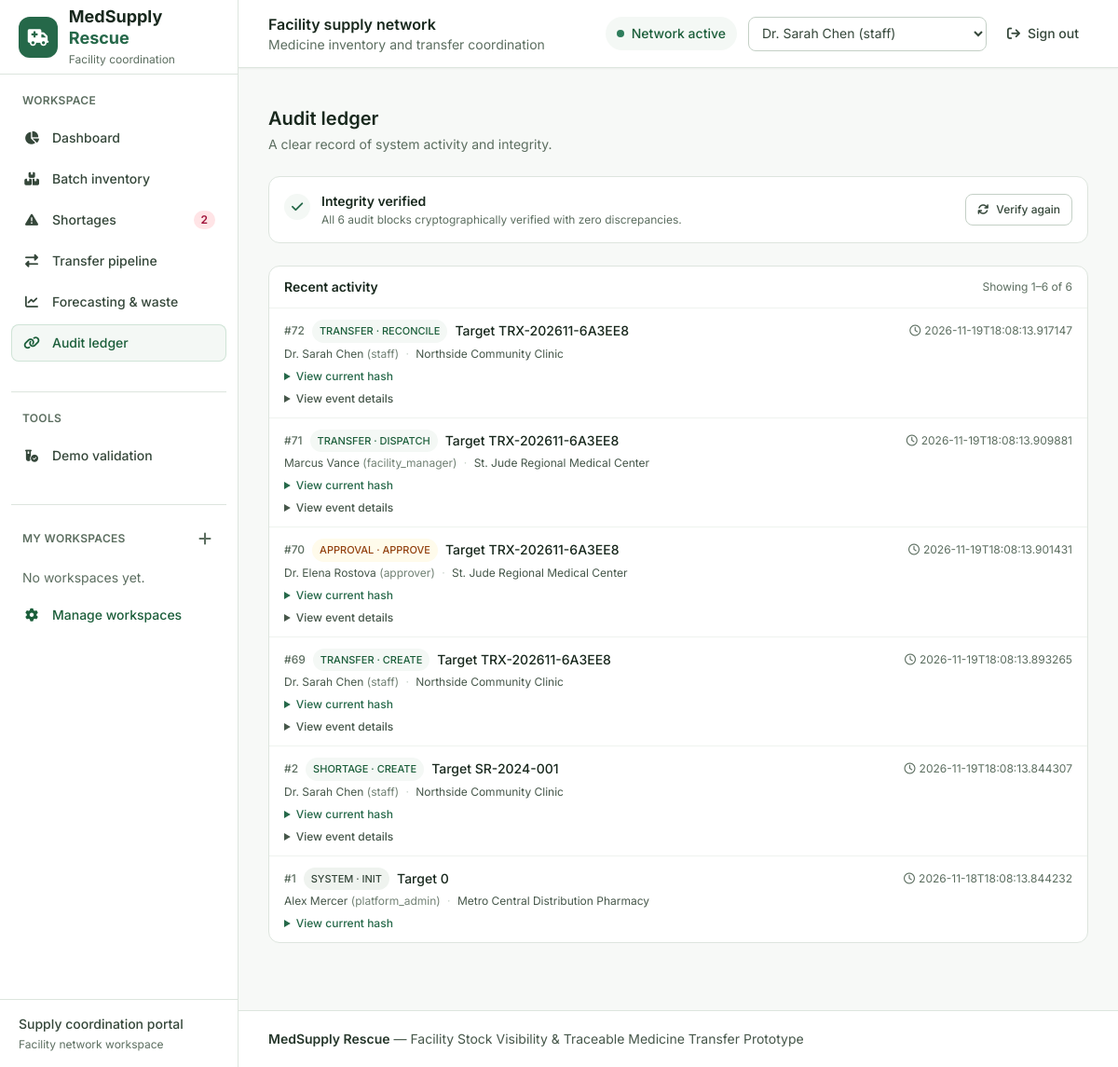
The page /audit on the database as committed earlier.
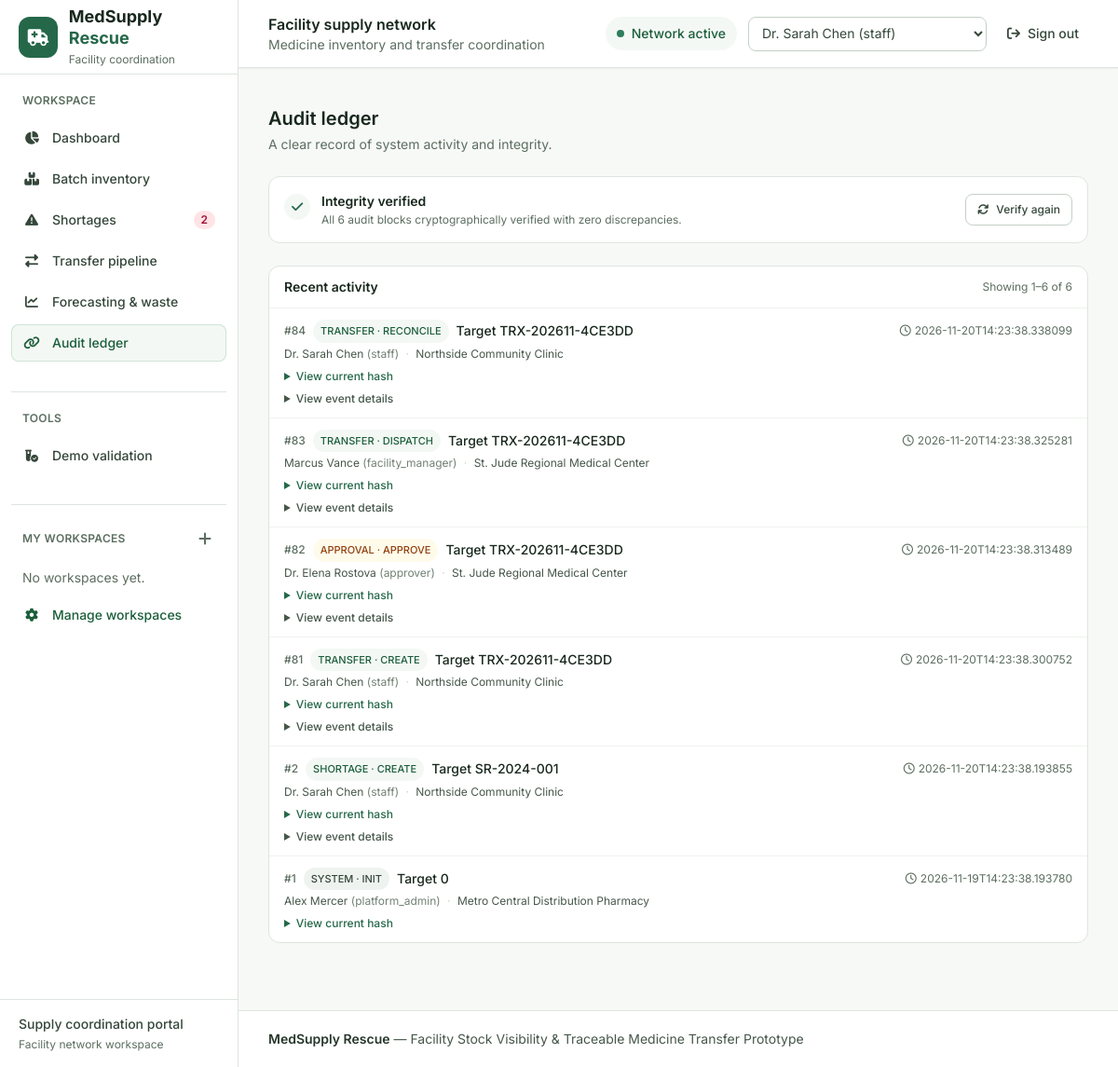
The same page on the database as committed later.
### tables this page shows
CREATE TABLE audit_events (
    id INTEGER PRIMARY KEY AUTOINCREMENT,
    event_uuid TEXT UNIQUE NOT NULL,
    timestamp DATETIME DEFAULT CURRENT_TIMESTAMP,
    facility_id INTEGER REFERENCES facilities(id),
    user_id INTEGER REFERENCES users(id),
    user_name TEXT NOT NULL,
    user_role TEXT NOT NULL,
    entity_type TEXT NOT NULL, -- 'BATCH', 'TRANSFER', 'SHORTAGE', 'STOCK', 'APPROVAL', 'SYSTEM'
    entity_id TEXT NOT NULL,
    action TEXT NOT NULL, -- 'CREATE', 'UPDATE', 'APPROVE', 'DISPATCH', 'RECEIVE', 'RECONCILE', 'ADJUST'
    payload_json TEXT NOT NULL,
    previous_hash TEXT NOT NULL,
    current_hash TEXT NOT NULL
);

CREATE TABLE facilities (
    id INTEGER PRIMARY KEY AUTOINCREMENT,
    name TEXT NOT NULL,
    facility_type TEXT NOT NULL, -- 'Hospital', 'Community Clinic', 'Urgent Care', 'Regional Pharmacy', 'Dispensary'
    license_number TEXT NOT NULL UNIQUE,
    address TEXT NOT NULL,
    city TEXT NOT NULL,
    region TEXT NOT NULL,
    contact_email TEXT NOT NULL,
    contact_phone TEXT NOT NULL,
    has_cold_chain INTEGER DEFAULT 1, -- 1 = Yes, 0 = No
    latitude REAL,
    longitude REAL,
    created_at DATETIME DEFAULT CURRENT_TIMESTAMP
);

### app.py (the view)
@app.route('/audit')
def audit():
    verification = verify_ledger_integrity(g.db)
    total = g.db.execute("SELECT count(*) AS total FROM audit_events").fetchone()['total']
    pagination = build_pagination(total, 'audit')
    events = [dict(r) for r in g.db.execute(
        """SELECT a.id, a.timestamp, a.user_name, a.user_role, a.entity_type,
                  a.entity_id, a.action, a.payload_json, f.name as facility_name
           FROM audit_events a
           LEFT JOIN facilities f ON a.facility_id = f.id
           ORDER BY a.id DESC LIMIT ? OFFSET ?""",
        (PAGE_SIZE, pagination['offset'])
    ).fetchall()]
    for e in events:
        e['payload_summary'] = summarize_audit_payload(e, json.loads(e['payload_json']))
    return render_template('audit.html', events=events, verification=verification, pagination=pagination)

### app.py (called while the page is built)
def summarize_audit_payload(event, payload):
    fields = AUDIT_SUMMARY_FIELDS.get((event['entity_type'], event['action']), ())
    summary = []
    for label, key in fields:
        value = payload.get(key)
        if value is None or value == '':
            continue
        if key == 'discrepancy_reason' and not payload.get('has_discrepancy'):
            continue
        if key == 'has_discrepancy':
            value = 'Yes' if value else 'No'
        elif key in ('dispatch_temperature', 'arrival_temperature'):
            value = f'{value} °C'
        summary.append({'label': label, 'value': value})
    return summary

### database/db.py (called while the page is built)
def get_db_connection():
    conn = sqlite3.connect(DB_PATH)
    conn.row_factory = sqlite3.Row
    conn.execute("PRAGMA foreign_keys = ON")
    return conn

def hash_audit_block(prev_hash, timestamp, entity_type, entity_id, action, payload_json):
    content = f"{prev_hash}|{timestamp}|{entity_type}|{entity_id}|{action}|{payload_json}"
    return hashlib.sha256(content.encode('utf-8')).hexdigest()

### templates/audit.html (shortened to what the changed rows need)
{% extends 'base.html' %}
{% block content %}
<div class="space-y-6">
    <div class="flex flex-col gap-1">
        <h1 class="text-xl font-semibold text-slate-900">Audit ledger</h1>
    </div>
    <div class="bg-white rounded-xl border border-slate-200 overflow-hidden" data-paginated-results="audit" aria-live="polite">
        <div class="px-4 py-3 border-b border-slate-100 flex flex-col sm:flex-row justify-between sm:items-center gap-1">
            <h2 class="text-sm font-semibold text-slate-900">Recent activity</h2>
        </div>
        <div class="divide-y divide-slate-100">
            {% for e in events %}
                <article class="px-4 py-3 hover:bg-slate-50/70 transition">
                    <div class="flex flex-col sm:flex-row sm:items-center justify-between gap-2">
                        <div class="flex flex-wrap items-center gap-2">
                            <span class="text-xs font-medium text-slate-500">#{{ e.id }}</span>
                            <span class="inline-flex rounded-full px-2 py-1 text-[11px] font-medium
                                {% if e.action == 'APPROVE' %}bg-amber-50 text-amber-800
                                {% elif e.action == 'DISPATCH' %}bg-blue-50 text-blue-800
                                {% elif e.action == 'RECONCILE' %}bg-purple-50 text-purple-800
                                {% elif e.action == 'CREATE' %}bg-teal-50 text-teal-800
                                {% else %}bg-slate-100 text-slate-700{% endif %}">
                                {{ e.entity_type }} · {{ e.action }}
                            </span>
                            <span class="text-sm font-medium text-slate-900">Target {{ e.entity_id }}</span>
                        </div>
                        <div class="text-xs text-slate-500">
                            <i class="fa-regular fa-clock mr-1" aria-hidden="true"></i>{{ e.timestamp }}
                        </div>
                    </div>
                    <div class="mt-1 text-xs text-slate-600">
                        {{ e.user_name }} <span class="text-slate-400">({{ e.user_role }})</span>
                        <span class="mx-1 text-slate-300">·</span> {{ e.facility_name or 'System HQ' }}
                    </div>
                    <details class="mt-2 text-xs">
                        <summary class="w-fit cursor-pointer text-teal-700 hover:text-teal-800 font-medium">
                            View current hash
                        </summary>
                    </details>
                    {% if e.payload_summary %}
                        <details class="mt-2 text-xs">
                            <summary class="w-fit cursor-pointer text-slate-600 hover:text-slate-800 font-medium">
                                View event details
                            </summary>
                        </details>
                    {% endif %}
                </article>
            {% else %}
                <p class="px-4 py-8 text-center text-sm text-slate-500">No audit activity has been recorded.</p>
            {% endfor %}
        </div>
    </div>
</div>
{% endblock %}

Rows that differ between the two databases and show on the page:
removed audit_events: id "72", entity_type "TRANSFER", action "RECONCILE", entity_id "TRX-202611-6A3EE8", timestamp "2026-11-19T18:08:13.917147", user_name "Dr. Sarah Chen", user_role "staff", name "Northside Community Clinic"
removed audit_events: id "71", entity_type "TRANSFER", action "DISPATCH", entity_id "TRX-202611-6A3EE8", timestamp "2026-11-19T18:08:13.909881", user_name "Marcus Vance", user_role "facility_manager", name "St. Jude Regional Medical Center"
removed audit_events: id "70", entity_type "APPROVAL", action "APPROVE", entity_id "TRX-202611-6A3EE8", timestamp "2026-11-19T18:08:13.901431", user_name "Dr. Elena Rostova", user_role "approver", name "St. Jude Regional Medical Center"
removed audit_events: id "69", entity_type "TRANSFER", action "CREATE", entity_id "TRX-202611-6A3EE8", timestamp "2026-11-19T18:08:13.893265", user_name "Dr. Sarah Chen", user_role "staff", name "Northside Community Clinic"
added audit_events: id "84", entity_type "TRANSFER", action "RECONCILE", entity_id "TRX-202611-4CE3DD", timestamp "2026-11-20T14:23:38.338099", user_name "Dr. Sarah Chen", user_role "staff", name "Northside Community Clinic"
added audit_events: id "83", entity_type "TRANSFER", action "DISPATCH", entity_id "TRX-202611-4CE3DD", timestamp "2026-11-20T14:23:38.325281", user_name "Marcus Vance", user_role "facility_manager", name "St. Jude Regional Medical Center"
added audit_events: id "82", entity_type "APPROVAL", action "APPROVE", entity_id "TRX-202611-4CE3DD", timestamp "2026-11-20T14:23:38.313489", user_name "Dr. Elena Rostova", user_role "approver", name "St. Jude Regional Medical Center"
added audit_events: id "81", entity_type "TRANSFER", action "CREATE", entity_id "TRX-202611-4CE3DD", timestamp "2026-11-20T14:23:38.300752", user_name "Dr. Sarah Chen", user_role "staff", name "Northside Community Clinic"
changed audit_events "SR-2024-001": timestamp "2026-11-19T18:08:13.844307" → "2026-11-20T14:23:38.193855"
changed audit_events "Alex Mercer": timestamp "2026-11-18T18:08:13.844232" → "2026-11-19T14:23:38.193780"
